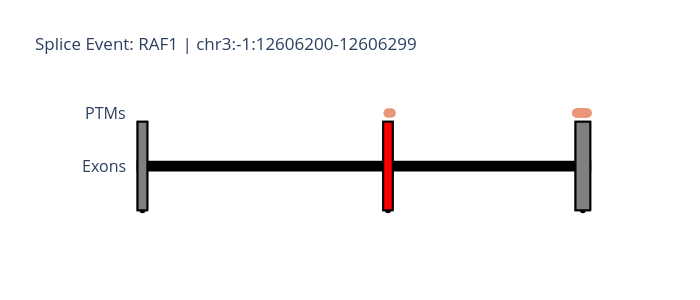

Notebook source saved alongside this figure:
### Markdown cell above
## Plot splice event

### Code cell
plotter.plot_splice_event(data_sub, event_type = 'SE')

### Figure 1 — Plotly figure (JSON) as saved in the notebook; plotly's stock layout.template omitted (floating-point values rounded to 4 significant figures)
{"data": [{"fill": "toself", "fillcolor": "red", "hovertemplate": "Spliced Region<br>(dPSI=-0.21)", "line": {"color": "black"}, "mode": "markers", "name": "", "showlegend": false, "type": "scatter", "x": [12610000.0], "y": [0.4]}, {"fill": "toself", "fillcolor": "red", "line": {"color": "black"}, "mode": "lines", "name": "", "showlegend": false, "type": "scatter", "x": [12606200, 12606299, 12606299, 12606200, 12606200], "y": [0.4, 0.4, 0.5, 0.5, 0.4]}, {"fill": "toself", "fillcolor": "grey", "hovertemplate": "Upstream Region", "line": {"color": "black"}, "mode": "markers", "name": "", "showlegend": false, "type": "scatter", "x": [12604212], "y": [0.4]}, {"fill": "toself", "fillcolor": "grey", "line": {"color": "black"}, "mode": "lines", "name": "", "showlegend": false, "type": "scatter", "x": [12604135, 12604289, 12604289, 12604135, 12604135], "y": [0.4, 0.4, 0.5, 0.5, 0.4]}, {"fill": "toself", "fillcolor": "grey", "hovertemplate": "Downstream Region", "line": {"color": "black"}, "mode": "markers", "name": "", "showlegend": false, "type": "scatter", "x": [12608816], "y": [0.4]}, {"fill": "toself", "fillcolor": "grey", "line": {"color": "black"}, "mode": "lines", "name": "", "showlegend": false, "type": "scatter", "x": [12608765, 12608867, 12608867, 12608765, 12608765], "y": [0.4, 0.4, 0.5, 0.5, 0.4]}, {"hovertemplate": "PTM Site: R223<br>Modification: Methylation<br>Fraction of Isoforms: 0.67", "marker": {"color": "darksalmon", "size": 9}, "mode": "markers", "name": "", "showlegend": false, "type": "scatter", "x": [12606214], "y": [0.51]}, {"hovertemplate": "PTM Site: S220<br>Modification: Phosphorylation<br>Fraction of Isoforms: 0.67", "marker": {"color": "darksalmon", "size": 9}, "mode": "markers", "name": "", "showlegend": false, "type": "scatter", "x": [12606223], "y": [0.51]}, {"hovertemplate": "PTM Site: T213<br>Modification: Phosphorylation<br>Fraction of Isoforms: 0.67", "marker": {"color": "darksalmon", "size": 9}, "mode": "markers", "name": "", "showlegend": false, "type": "scatter", "x": [12606244], "y": [0.51]}, {"hovertemplate": "PTM Site: S211<br>Modification: Phosphorylation<br>Fraction of Isoforms: 0.67", "marker": {"color": "darksalmon", "size": 9}, "mode": "markers", "name": "", "showlegend": false, "type": "scatter", "x": [12606250], "y": [0.51]}, {"hovertemplate": "PTM Site: T269<br>Modification: Phosphorylation<br>Fraction of Isoforms: 0.89", "marker": {"color": "darksalmon", "size": 9}, "mode": "markers", "name": "", "showlegend": false, "type": "scatter", "x": [12604165], "y": [0.51]}, {"hovertemplate": "PTM Site: T268<br>Modification: Phosphorylation<br>Fraction of Isoforms: 0.89", "marker": {"color": "darksalmon", "size": 9}, "mode": "markers", "name": "", "showlegend": false, "type": "scatter", "x": [12604168], "y": [0.51]}, {"hovertemplate": "PTM Site: S267<br>Modification: Phosphorylation<br>Fraction of Isoforms: 0.89", "marker": {"color": "darksalmon", "size": 9}, "mode": "markers", "name": "", "showlegend": false, "type": "scatter", "x": [12604171], "y": [0.51]}, {"hovertemplate": "PTM Site: T260<br>Modification: Phosphorylation<br>Fraction of Isoforms: 0.89", "marker": {"color": "darksalmon", "size": 9}, "mode": "markers", "name": "", "showlegend": false, "type": "scatter", "x": [12604192], "y": [0.51]}, {"hovertemplate": "PTM Site: S259<br>Modification: Phosphorylation<br>Fraction of Isoforms: 0.89", "marker": {"color": "darksalmon", "size": 9}, "mode": "markers", "name": "", "showlegend": false, "type": "scatter", "x": [12604195], "y": [0.51]}, {"hovertemplate": "PTM Site: T258<br>Modification: Phosphorylation<br>Fraction of Isoforms: 0.89", "marker": {"color": "darksalmon", "size": 9}, "mode": "markers", "name": "", "showlegend": false, "type": "scatter", "x": [12604198], "y": [0.51]}, {"hovertemplate": "PTM Site: S257<br>Modification: Phosphorylation<br>Fraction of Isoforms: 0.89", "marker": {"color": "darksalmon", "size": 9}, "mode": "markers", "name": "", "showlegend": false, "type": "scatter", "x": [12604201], "y": [0.51]}, {"hovertemplate": "PTM Site: S252<br>Modification: Phosphorylation<br>Fraction of Isoforms: 0.89", "marker": {"color": "darksalmon", "size": 9}, "mode": "markers", "name": "", "showlegend": false, "type": "scatter", "x": [12604216], "y": [0.51]}, {"hovertemplate": "PTM Site: S250<br>Modification: Phosphorylation<br>Fraction of Isoforms: 0.89", "marker": {"color": "darksalmon", "size": 9}, "mode": "markers", "name": "", "showlegend": false, "type": "scatter", "x": [12604222], "y": [0.51]}, {"hovertemplate": "PTM Site: S247<br>Modification: Phosphorylation<br>Fraction of Isoforms: 0.89", "marker": {"color": "darksalmon", "size": 9}, "mode": "markers", "name": "", "showlegend": false, "type": "scatter", "x": [12604231], "y": [0.51]}, {"hovertemplate": "PTM Site: S244<br>Modification: Phosphorylation<br>Fraction of Isoforms: 0.89", "marker": {"color": "darksalmon", "size": 9}, "mode": "markers", "name": "", "showlegend": false, "type": "scatter", "x": [12604240], "y": [0.51]}, {"hovertemplate": "PTM Site: S243<br>Modification: Phosphorylation<br>Fraction of Isoforms: 0.89", "marker": {"color": "darksalmon", "size": 9}, "mode": "markers", "name": "", "showlegend": false, "type": "scatter", "x": [12604243], "y": [0.51]}, {"hovertemplate": "PTM Site: T242<br>Modification: Phosphorylation<br>Fraction of Isoforms: 0.89", "marker": {"color": "darksalmon", "size": 9}, "mode": "markers", "name": "", "showlegend": false, "type": "scatter", "x": [12604246], "y": [0.51]}, {"hovertemplate": "PTM Site: T239<br>Modification: Phosphorylation<br>Fraction of Isoforms: 0.89", "marker": {"color": "darksalmon", "size": 9}, "mode": "markers", "name": "", "showlegend": false, "type": "scatter", "x": [12604255], "y": [0.51]}, {"hovertemplate": "PTM Site: T234<br>Modification: Phosphorylation<br>Fraction of Isoforms: 0.89", "marker": {"color": "darksalmon", "size": 9}, "mode": "markers", "name": "", "showlegend": false, "type": "scatter", "x": [12604270], "y": [0.51]}, {"hovertemplate": "PTM Site: S233<br>Modification: Phosphorylation<br>Fraction of Isoforms: 0.89", "marker": {"color": "darksalmon", "size": 9}, "mode": "markers", "name": "", "showlegend": false, "type": "scatter", "x": [12604273], "y": [0.51]}, {"hovertemplate": "PTM Site: Y232<br>Modification: Phosphorylation<br>Fraction of Isoforms: 0.89", "marker": {"color": "darksalmon", "size": 9}, "mode": "markers", "name": "", "showlegend": false, "type": "scatter", "x": [12604276], "y": [0.51]}, {"hovertemplate": "PTM Site: R231<br>Modification: Methylation<br>Fraction of Isoforms: 0.89", "marker": {"color": "darksalmon", "size": 9}, "mode": "markers", "name": "", "showlegend": false, "type": "scatter", "x": [12604279], "y": [0.51]}], "layout": {"annotations": [{"font": {"size": 16}, "showarrow": false, "text": "PTMs", "x": 12608967, "xanchor": "right", "y": 0.51}, {"font": {"size": 16}, "showarrow": false, "text": "Exons", "x": 12608967, "xanchor": "right", "y": 0.45}], "height": 300, "plot_bgcolor": "rgba(0,0,0,0)", "shapes": [{"fillcolor": "black", "line": {"color": "black"}, "type": "rect", "x0": 12604135, "x1": 12608867, "y0": 0.445, "y1": 0.455}, {"fillcolor": "red", "line": {"color": "black"}, "type": "rect", "x0": 12606200, "x1": 12606299, "y0": 0.4, "y1": 0.5}, {"fillcolor": "grey", "line": {"color": "black"}, "type": "rect", "x0": 12604135, "x1": 12604289, "y0": 0.4, "y1": 0.5}, {"fillcolor": "grey", "line": {"color": "black"}, "type": "rect", "x0": 12608765, "x1": 12608867, "y0": 0.4, "y1": 0.5}], "title": {"text": "Splice Event: RAF1 | chr3:-1:12606200-12606299"}, "width": 700, "xaxis": {"autorange": "reversed", "showticklabels": false, "ticks": "", "visible": false}, "yaxis": {"visible": false}}}
